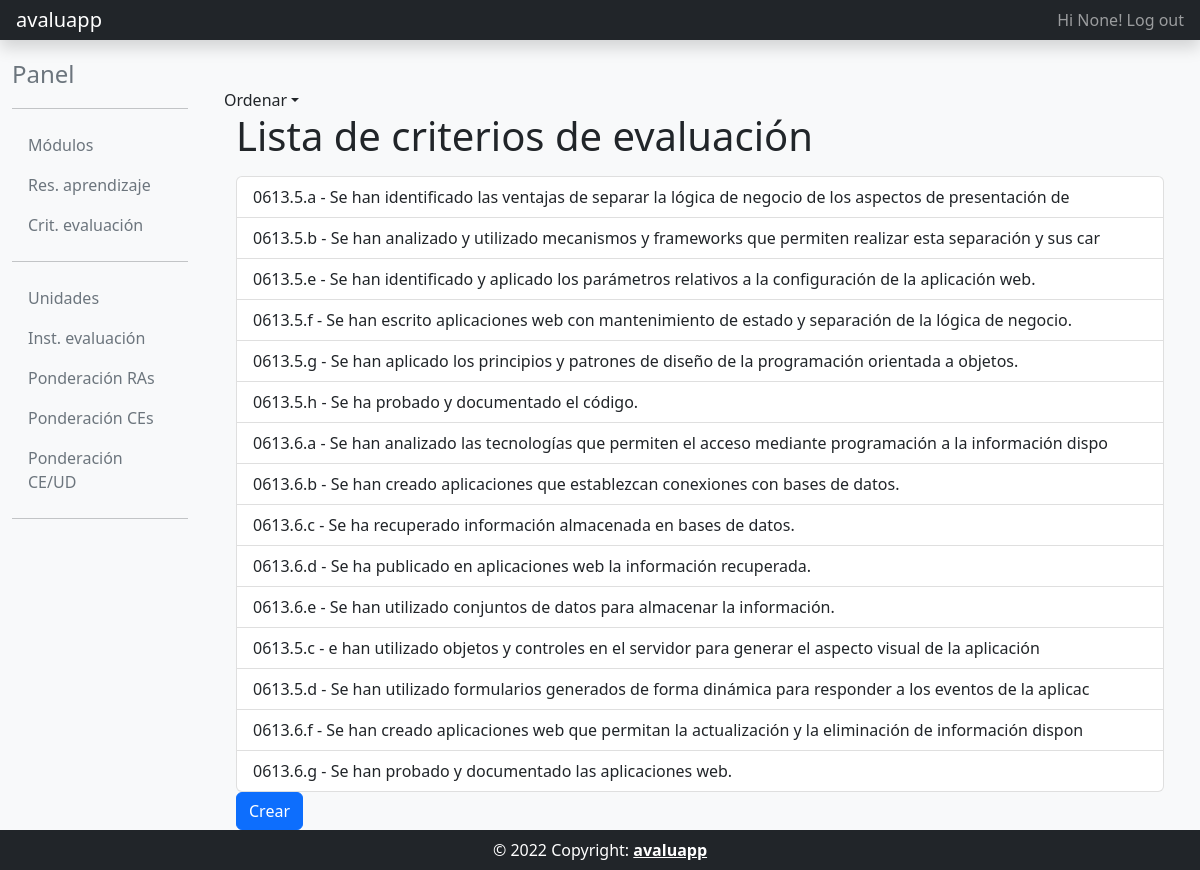
The page /ce_list/ (signed in) on the database its author committed.
### usuarios/models.py (models this page shows, shortened)
class MyUser(AbstractBaseUser, PermissionsMixin):
    username = models.CharField(max_length=33, null=True)
    email = models.EmailField(_('email address'), unique=True)
    activo = models.BooleanField(default=False)
    create_date = models.DateTimeField(auto_now_add=True)
    update_date = models.DateTimeField(auto_now=True)
    is_staff = models.BooleanField(default=False)
    is_active = models.BooleanField(default=True)
    USERNAME_FIELD = 'email'
    REQUIRED_FIELDS = []
    objects = MyUserManager()
    class Meta:
        verbose_name = 'Usuario'
        verbose_name_plural = 'Usuarios'

### core/models.py (models this page shows, shortened)
class CritEvaluacion(models.Model):
    resultado_aprendizaje = models.ForeignKey(ResAprendizaje, on_delete=models.PROTECT, verbose_name="Resultado de aprendizaje")
    codigo = models.CharField(max_length = 4, verbose_name="Código")
    descripcion = models.TextField(verbose_name="Descripción")
    minimo = models.BooleanField(verbose_name="Mínimo")
    def __str__(self):
        return self.resultado_aprendizaje.codigo + '.' + self.codigo + ' - ' + self.descripcion[:100]
    class Meta:
        unique_together = ["resultado_aprendizaje", "codigo"]
        verbose_name = 'Criterio Evaluación'
        verbose_name_plural = 'Criterios Evaluación'
        ordering = ['resultado_aprendizaje__codigo', 'codigo']

class ResAprendizaje(models.Model):
    modulo = models.ForeignKey(Modulo, on_delete=models.PROTECT, verbose_name="Módulo")
    codigo = models.CharField(max_length = 10, verbose_name="Código")
    descripcion = models.TextField(verbose_name="Descripción")
    class Meta:
        unique_together = ["modulo", "codigo"]
        verbose_name = 'Resultado Aprendizaje'
        verbose_name_plural = 'Resultados Aprendizaje'
        ordering = ['codigo']

### core/views.py (the view)
# urls.py: path('ce_list/', core_views.CEListView.as_view(), name='ce_list'),
class CEListView(DecoratorsMixin, OrderingMixin, ListView):
    model = CritEvaluacion
    template_name = 'core/ce_list.html'

### common/mixins.py (called while the page is built)
    def get_queryset(self):
        model = self.model
        ordenar = self.request.GET.get('ordenar', None)
        if ordenar == 'asc':
            return model.objects.all().order_by('id')
        elif ordenar == 'desc':
            return model.objects.all().order_by('-id')
        else:
            return model.objects.all().order_by('id')

    @method_decorator(login_required)
    def dispatch(self, request, *args, **kwargs):
        return super().dispatch(request, *args, **kwargs)

### templates/core/ce_list.html (shortened to what this page needs)
{% extends "common/base_intranet.html" %}
{% block main_content %}
<a class="nav-link dropdown-toggle" id="dropdownMenu1" data-bs-toggle="dropdown" ariahaspopup="true">Ordenar</a>
<div class="container">
    <h1>Lista de criterios de evaluación</h1>
    <ul class="list-group mt-3">
    {% for ce in object_list %}
        <a href="{% url 'ce_detail' ce.id %}" class="list-group-item list-group-item-action">{{ ce }}</a>
    {% empty %}
        <p>No existen criterios de evaluación.</p>
    {% endfor %}
    </ul>
    <a class="btn btn-primary" href="/ce_create"> Crear </a>
</div>
{% endblock main_content %}

### templates/common/base_intranet.html (shortened to what this page needs)
{% extends "common/base.html" %}
{% block content %}
<div class="container-fluid mb-auto">
  <div class="row">
    {% block app-body %}
        {% block slideout %}
            {% include 'common/slideout_intranet.html' %}
        {% endblock slideout %}
        {% block main %}
        <main class="col-md-9 ms-sm-auto col-lg-10 px-md-4 mt-5">
                {% block main_content %}
                {% endblock main_content %}
        </main>
        {% endblock main %}
    {% endblock app-body %}
  </div>
</div>
{% endblock content %}

### templates/common/base.html (shortened to what this page needs)
<html>
<head>
    <link rel="stylesheet" href="https://cdn.jsdelivr.net/npm/bootstrap@5.2.0/dist/css/bootstrap.min.css">
    <link rel="stylesheet" href="https://cdnjs.cloudflare.com/ajax/libs/font-awesome/6.2.0/css/all.min.css" />
</head>
<body class="d-flex flex-column h-100 bg-light">
{% block header %}
    {% include "common/header_website.html" %}
{% endblock header %}
{% block content %}
{% endblock content %}
{% block footer %}
  {% include "common/footer_website.html" %}
{% endblock footer %}
</body>
</html>

### templates/common/header_website.html (shortened to what this page needs)
<header class="navbar navbar-dark sticky-top bg-dark flex-md-nowrap p-0 shadow">
  <a class="navbar-brand col-md-3 col-lg-2 px-3 ml-5" href="/">avaluapp</a>
  <div class="navbar-nav">
    <div class="nav-item text-nowrap d-flex">
      {% if user.is_authenticated %}
        <a class="nav-link px-3" href="{% url 'account_logout' %}"">Hi {{ request.user.username }}! Log out</a>
      {% else %}
        <a class="nav-link px-3" href="{% url 'account_login' %}"">Log in</a>
      {% endif %}
    </div>
  </div>
</header>

### templates/common/slideout_intranet.html (shortened to what this page needs)
    <nav id="sidebarMenu" class="col-md-3 col-lg-2 d-md-block sidebar collapse">
      <div class="position-sticky pt-3">
        <a href="{% url 'panel' %}" class="nav-link" aria-current="page">
          <span class="text-secondary fs-4">Panel</span>
        </a>
        <hr>
        <ul class="nav flex-column">
          <li class="nav-item">
            <a href="{% url 'modulo_list' %}" class="nav-link" aria-current="page">
              <span class="text-secondary">Módulos</span>
            </a>
          </li>
          <li>
            <a href="{% url 'ra_list' %}" class="nav-link">
              <span class="text-secondary">Res. aprendizaje</span>
            </a>
          </li>
          <li>
            <a href="{% url 'ce_list' %}" class="nav-link">
              <span class="text-secondary">Crit. evaluación</span>
            </a>
          </li>
          <hr>
          <li>
            <a href="{% url 'unidad_list' %}" class="nav-link">
              <span class="text-secondary">Unidades</span>
            </a>
          </li>
          <li>
            <a href="{% url 'ie_list' %}" class="nav-link">
              <span class="text-secondary">Inst. evaluación</span>
            </a>
          </li>
            <a href="{% url 'pond_ra_list' %}" class="nav-link">
              <span class="text-secondary">Ponderación RAs</span>
            </a>
          <li>
            <a href="{% url 'pond_ce_list' %}" class="nav-link">
              <span class="text-secondary">Ponderación CEs</span>
            </a>
          </li>
          <li>
            <a href="{% url 'pond_ce_ud_list' %}" class="nav-link">
              <span class="text-secondary">Ponderación CE/UD</span>
            </a>
          </li>
          <hr>
        </ul>
      </div>
    </nav>

### templates/common/footer_website.html
<footer class="text-center text-lg-start bg-light text-muted bg-dark p-0" id="footer">
  <div class="text-center p-2 text-white">
    © 2022 Copyright:
    <a class="text-reset fw-bold" href="#">avaluapp</a>
  </div>
</footer>

### rows shown on the page
MyUser: user.username "None"
CritEvaluacion: resultado_aprendizaje+codigo+descripcion "0613.5.a - Se han identificado las ventajas de separar la lógica de negocio de los aspectos de presentación de"
CritEvaluacion: resultado_aprendizaje+codigo+descripcion "0613.5.b - Se han analizado y utilizado mecanismos y frameworks que permiten realizar esta separación y sus car"
CritEvaluacion: resultado_aprendizaje+codigo+descripcion "0613.5.e - Se han identificado y aplicado los parámetros relativos a la configuración de la aplicación web."
CritEvaluacion: resultado_aprendizaje+codigo+descripcion "0613.5.f - Se han escrito aplicaciones web con mantenimiento de estado y separación de la lógica de negocio."
CritEvaluacion: resultado_aprendizaje+codigo+descripcion "0613.5.g - Se han aplicado los principios y patrones de diseño de la programación orientada a objetos."
CritEvaluacion: resultado_aprendizaje+codigo+descripcion "0613.5.h - Se ha probado y documentado el código."
CritEvaluacion: resultado_aprendizaje+codigo+descripcion "0613.6.a - Se han analizado las tecnologías que permiten el acceso mediante programación a la información dispo"
CritEvaluacion: resultado_aprendizaje+codigo+descripcion "0613.6.b - Se han creado aplicaciones que establezcan conexiones con bases de datos."
CritEvaluacion: resultado_aprendizaje+codigo+descripcion "0613.6.c - Se ha recuperado información almacenada en bases de datos."
CritEvaluacion: resultado_aprendizaje+codigo+descripcion "0613.6.d - Se ha publicado en aplicaciones web la información recuperada."
CritEvaluacion: resultado_aprendizaje+codigo+descripcion "0613.6.e - Se han utilizado conjuntos de datos para almacenar la información."
CritEvaluacion: resultado_aprendizaje+codigo+descripcion "0613.5.c - e han utilizado objetos y controles en el servidor para generar el aspecto visual de la aplicación"
CritEvaluacion: resultado_aprendizaje+codigo+descripcion "0613.5.d - Se han utilizado formularios generados de forma dinámica para responder a los eventos de la aplicac"
CritEvaluacion: resultado_aprendizaje+codigo+descripcion "0613.6.f - Se han creado aplicaciones web que permitan la actualización y la eliminación de información dispon"
CritEvaluacion: resultado_aprendizaje+codigo+descripcion "0613.6.g - Se han probado y documentado las aplicaciones web."
